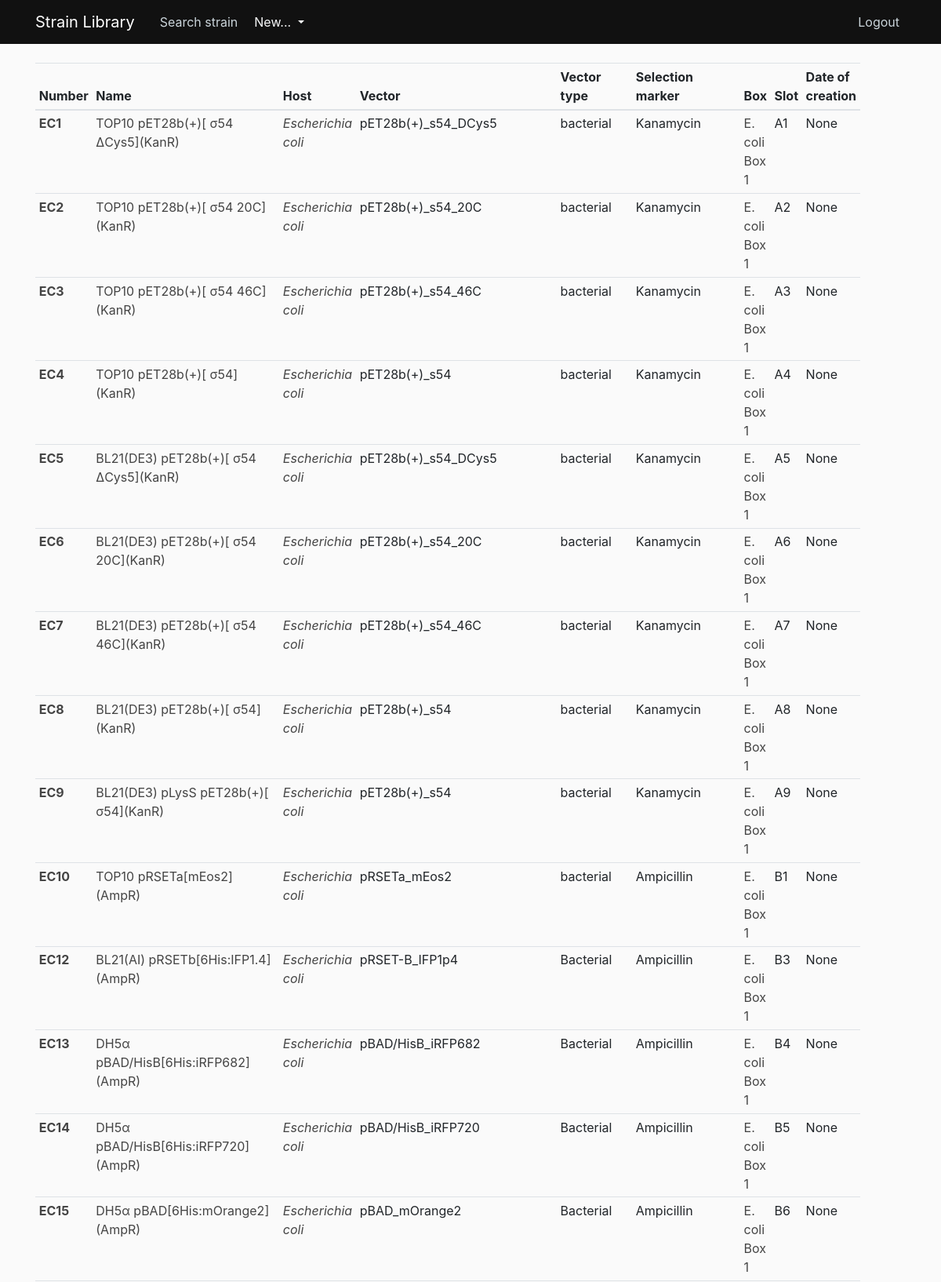
The app's page /results?box=E.+coli+Box+1 (signed in, upper part) with its own data.
### strain_library/models.py (models this page shows, shortened)
class Strain(db.Model):
    __tablename__ = 'strain'
    id = db.Column(db.Integer, primary_key=True)
    number = db.Column(db.String, nullable=False, unique=True)
    name = db.Column(db.String, nullable=False)
    host = db.Column(db.String, nullable=False)
    vector = db.Column(db.String)
    vector_type = db.Column(db.String)
    selection_marker = db.Column(db.String)
    box = db.Column(db.String)
    slot = db.Column(db.String)
    date_of_creation = db.Column(db.Date)
    comments = db.Column(db.Text)
    user_id = db.Column(db.Integer, db.ForeignKey('user.id'), nullable=False)
    box_id = db.Column(db.Integer, db.ForeignKey('box.id'), nullable=False)
    type = db.Column(db.String)
    __mapper_args__ = {
        'polymorphic_identity':'strain',
        'polymorphic_on':type
    }

class EcoliStrain(Strain):
    __tablename__ = 'ecolistrainlist'
    id = db.Column(db.Integer, db.ForeignKey('strain.id'), primary_key=True)
    __mapper_args__ = {
        'polymorphic_identity':'ecolistrainlist'
    }

class Strain(db.Model):
    __tablename__ = 'strain'
    id = db.Column(db.Integer, primary_key=True)
    number = db.Column(db.String, nullable=False, unique=True)
    name = db.Column(db.String, nullable=False)
    host = db.Column(db.String, nullable=False)
    vector = db.Column(db.String)
    vector_type = db.Column(db.String)
    selection_marker = db.Column(db.String)
    box = db.Column(db.String)
    slot = db.Column(db.String)
    date_of_creation = db.Column(db.Date)
    comments = db.Column(db.Text)
    user_id = db.Column(db.Integer, db.ForeignKey('user.id'), nullable=False)
    box_id = db.Column(db.Integer, db.ForeignKey('box.id'), nullable=False)
    type = db.Column(db.String)
    __mapper_args__ = {
        'polymorphic_identity':'strain',
        'polymorphic_on':type
    }

### strain_library/routes.py (the view)
@app.route('/results')
@login_required
def results():
    host = request.args.get('host')
    box = request.args.get('box')
    if host:
        strains = Strain.query.filter_by(host=host).all()
        return render_template('results.html', strains=strains)
    if box:
        strains = Strain.query.filter_by(box=box).all()
        return render_template('results.html', strains=strains)
    strains = Strain.query.all()
    return render_template('results.html', strains=strains)

### strain_library/models.py (called while the page is built)
@login_manager.user_loader
def load_user(user_id):
    return User.query.get(int(user_id))

### strain_library/templates/results.html
{% extends "layout.html" %}
{% block content %}
    <table class="table table-sm table-hover">
        <thead>
          <tr>
            <th scope="col">Number</th>
            <th scope="col">Name</th>
            <th scope="col">Host</th>
            <th scope="col">Vector</th>
            <th scope="col">Vector type</th>
            <th scope="col">Selection marker</th>
            <th scope="col">Box</th>
            <th scope="col">Slot</th>
            <th scope="col">Date of creation</th>
          </tr>
        </thead>
        <tbody>
            {% for strain in strains %}
            <tr>
                <th scope="row" ><a class="article-title" href="{{ url_for('strain', strain_id=strain.id) }}">{{ strain.number }}</a></th>
                <td><a class="article-title" href="{{ url_for('strain', strain_id=strain.id) }}">{{ strain.name }}</a></td>
                <td><i><a class="article-title" href="{{ url_for('results', host=strain.host) }}">{{ strain.host }}</a></i></td>
                <td>{{ strain.vector }}</td>
                <td>{{ strain.vector_type }}</td>
                <td>{{ strain.selection_marker }}</td>
                <td><a class="article-title" href="{{ url_for('results', box=strain.box) }}">{{ strain.box }}</a></td>
                <td>{{ strain.slot }}</td>
                <td>{{ strain.date_of_creation }}</td>
            </tr>
            {% endfor %}
        </tbody>
      </table>
{% endblock content %}

### strain_library/static/main.css (style rules this page uses)
body { background: #fafafa; color: #333333; margin-top: 5rem; }
.article-title { color: #444444; }

### records on screen
EcoliStrain: number "EC1", name "TOP10 pET28b(+)[ σ54 ΔCys5](KanR)", host "Escherichia coli", vector "pET28b(+)_s54_DCys5", vector_type "bacterial", selection_marker "Kanamycin", box "E. coli Box 1", slot "A1", date_of_creation "None"
EcoliStrain: number "EC2", name "TOP10 pET28b(+)[ σ54 20C](KanR)", host "Escherichia coli", vector "pET28b(+)_s54_20C", vector_type "bacterial", selection_marker "Kanamycin", box "E. coli Box 1", slot "A2", date_of_creation "None"
EcoliStrain: number "EC3", name "TOP10 pET28b(+)[ σ54 46C](KanR)", host "Escherichia coli", vector "pET28b(+)_s54_46C", vector_type "bacterial", selection_marker "Kanamycin", box "E. coli Box 1", slot "A3", date_of_creation "None"
EcoliStrain: number "EC4", name "TOP10 pET28b(+)[ σ54](KanR)", host "Escherichia coli", vector "pET28b(+)_s54", vector_type "bacterial", selection_marker "Kanamycin", box "E. coli Box 1", slot "A4", date_of_creation "None"
EcoliStrain: number "EC5", name "BL21(DE3) pET28b(+)[ σ54 ΔCys5](KanR)", host "Escherichia coli", vector "pET28b(+)_s54_DCys5", vector_type "bacterial", selection_marker "Kanamycin", box "E. coli Box 1", slot "A5", date_of_creation "None"
EcoliStrain: number "EC6", name "BL21(DE3) pET28b(+)[ σ54 20C](KanR)", host "Escherichia coli", vector "pET28b(+)_s54_20C", vector_type "bacterial", selection_marker "Kanamycin", box "E. coli Box 1", slot "A6", date_of_creation "None"
EcoliStrain: number "EC7", name "BL21(DE3) pET28b(+)[ σ54 46C](KanR)", host "Escherichia coli", vector "pET28b(+)_s54_46C", vector_type "bacterial", selection_marker "Kanamycin", box "E. coli Box 1", slot "A7", date_of_creation "None"
EcoliStrain: number "EC8", name "BL21(DE3) pET28b(+)[ σ54](KanR)", host "Escherichia coli", vector "pET28b(+)_s54", vector_type "bacterial", selection_marker "Kanamycin", box "E. coli Box 1", slot "A8", date_of_creation "None"
EcoliStrain: number "EC9", name "BL21(DE3) pLysS pET28b(+)[ σ54](KanR)", host "Escherichia coli", vector "pET28b(+)_s54", vector_type "bacterial", selection_marker "Kanamycin", box "E. coli Box 1", slot "A9", date_of_creation "None"
EcoliStrain: number "EC10", name "TOP10 pRSETa[mEos2](AmpR)", host "Escherichia coli", vector "pRSETa_mEos2", vector_type "bacterial", selection_marker "Ampicillin", box "E. coli Box 1", slot "B1", date_of_creation "None"
EcoliStrain: number "EC12", name "BL21(AI) pRSETb[6His:IFP1.4](AmpR)", host "Escherichia coli", vector "pRSET-B_IFP1p4", vector_type "Bacterial", selection_marker "Ampicillin", box "E. coli Box 1", slot "B3", date_of_creation "None"
EcoliStrain: number "EC13", name "DH5α pBAD/HisB[6His:iRFP682](AmpR)", host "Escherichia coli", vector "pBAD/HisB_iRFP682", vector_type "Bacterial", selection_marker "Ampicillin", box "E. coli Box 1", slot "B4", date_of_creation "None"
EcoliStrain: number "EC14", name "DH5α pBAD/HisB[6His:iRFP720](AmpR)", host "Escherichia coli", vector "pBAD/HisB_iRFP720", vector_type "Bacterial", selection_marker "Ampicillin", box "E. coli Box 1", slot "B5", date_of_creation "None"
EcoliStrain: number "EC15", name "DH5α pBAD[6His:mOrange2](AmpR)", host "Escherichia coli", vector "pBAD_mOrange2", vector_type "Bacterial", selection_marker "Ampicillin", box "E. coli Box 1", slot "B6", date_of_creation "None"
